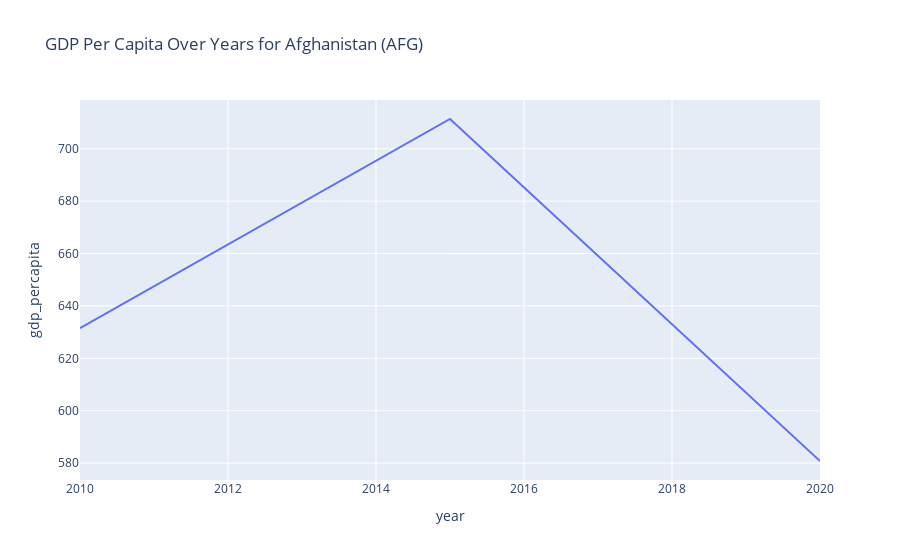

This figure's notebook cell:
### Markdown cell above
---

# Module 3: Interactive Data Visualization with Plotly

## Walkthrough #7: Interactive Charts and Dashboards with Plotly

### Basic interactive chart

### Code cell
# Filter data for a specific country
afg_data = economies[economies['code'] == 'AFG']

# Create an interactive line chart
fig = px.line(afg_data, x='year', y='gdp_percapita', title='GDP Per Capita Over Years for Afghanistan (AFG)')
fig.show();

### Figure 1 — Plotly figure (JSON) as saved in the notebook; plotly's stock layout.template omitted (floating-point values rounded to 4 significant figures)
{"data": [{"hovertemplate": "year=%{x}<br>gdp_percapita=%{y}<extra></extra>", "legendgroup": "", "line": {"color": "#636efa", "dash": "solid"}, "marker": {"symbol": "circle"}, "mode": "lines", "name": "", "orientation": "v", "showlegend": false, "type": "scatter", "x": [2010, 2015, 2020], "xaxis": "x", "y": [631.5, 711.3, 580.8], "yaxis": "y"}], "layout": {"legend": {"tracegroupgap": 0}, "title": {"text": "GDP Per Capita Over Years for Afghanistan (AFG)"}, "xaxis": {"anchor": "y", "domain": [0, 1], "title": {"text": "year"}}, "yaxis": {"anchor": "x", "domain": [0, 1], "title": {"text": "gdp_percapita"}}}}
